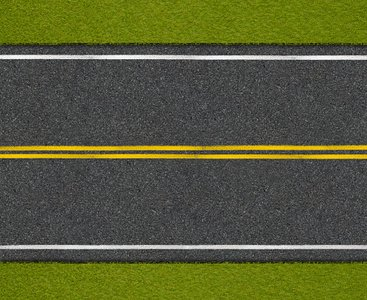
#> input picture input/road.png, 367 x 300 px
$ python 'Hough Transform.py'
#> lines starting #> are read from the running program, lines starting #| are printed output that depends on the picture; after the words box and inside, x2 and y2 are one past the last pixel; in counts of white or black regions, pixels touching at a corner belong together
# -*- coding: utf-8 -*-
"""
Created on Tue Nov 17 21:39:46 2020

@author: Abdullah Hamza Şahin
"""


import numpy as np
import cv2

def hough_lines_acc(img, RhoResolution, ThetaResolution):

    h, w = img.shape
    max_d = np.ceil(np.sqrt(h*h + w*w))
    rhos = np.arange(-max_d, max_d + 1, RhoResolution)
    thetas = np.deg2rad(np.arange(-90, 90, ThetaResolution))

    H = np.zeros((len(rhos), len(thetas)), dtype=np.uint64)
    y_p, x_p = np.nonzero(img)

    for i in range(len(x_p)):
        x = x_p[i]
        y = y_p[i]

        for j in range(len(thetas)):
            rho = int((x * np.cos(thetas[j]) + y * np.sin(thetas[j])) +max_d )
            if rho < len(rhos):
                H[rho, j] += 1

    return H, rhos, thetas


def hough_peaks(H, n, th):
    h_t = H.copy()
    ind = []
    for i in range(n):
        t = np.unravel_index(h_t.argmax(), h_t.shape)
        if(h_t[t]>th):
            ind.append(t)
        h_t[t] = 0
    return ind


def hough_lines_draw(img, ind, rhos, thetas):

    for i in range(len(ind)):
        rho = rhos[ind[i][0]]
        theta = thetas[ind[i][1]]
        x0 = np.cos(theta) * rho
        y0 = np.sin(theta) * rho

        x1 = int( x0 + 367 * ( -np.sin(theta) ) )
        y1 = int( y0 + 367 * ( np.cos(theta) ) )
        x2 = int( x0 - 367 * ( -np.sin(theta) ) )
        y2 = int( y0 - 367 * ( np.cos(theta) ) )

        cv2.line(img, (x1, y1), (x2, y2), (255, 0, 0), 2)


img = cv2.imread('input/road.png')
#> img is the input picture: shape (300, 367, 3); mean B, G, R 56, 90.9, 86.8
img_gray = cv2.cvtColor(img, cv2.COLOR_RGB2GRAY)
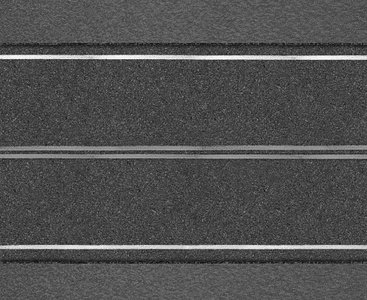
#> img_gray: shape (300, 367); min 8, max 255, mean 79.8

edge_img = cv2.Canny(img_gray, 100, 200)
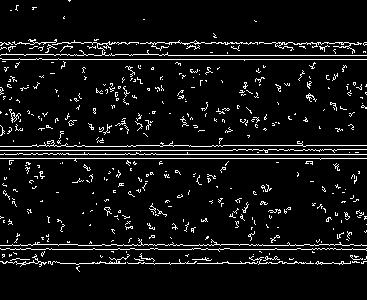
#> edge_img: shape (300, 367); 6.8% white in thin lines or dots


H, rhos, thetas = hough_lines_acc(edge_img,1,5)
#> in hough_lines_acc, `y_p, x_p = np.nonzero(img)`: y_p = 7521 values from 0 to 271; x_p = 7521 values, max 366 at index 267, min 0 at index 76, mean 178.4
#> the loop in hough_lines_acc, `for i in range(len(x_p)):` made 7521 passes
#> (x, y) on passes 1 to 3: (68, 0), (69, 0), (70, 0)
#> after the loop in hough_lines_acc, `for i in range(len(x_p)):`:
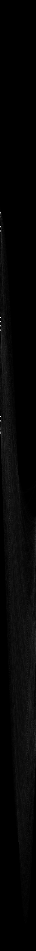
#> H: shape (951, 36) uint64; min 0, max 366, mean 7.9; drawn with min black and max white
#> rhos = 951 values from -475 to 475; thetas = 36 values from -1.57 to 1.48
ind = hough_peaks(H, 5,200)
#> the loop in hough_peaks, `for i in range(n):` made 5 passes
#> t on passes 1 to 5: (317, 0), (416, 0), (321, 0), (226, 0), (325, 0)
#> after the loop in hough_peaks, `for i in range(n):`: h_t: shape (951, 36) uint64; 0.01% of pixels changed, all inside (x1, y1, x2, y2) = (0, 226, 1, 417)
#> after the loop in hough_peaks, `for i in range(n):`: ind = [(317, 0), (416, 0), (321, 0), (226, 0), (325, 0)]
#> ind = [(317, 0), (416, 0), (321, 0), (226, 0), (325, 0)]
hough_lines_draw(img, ind, rhos, thetas)
#> the loop in hough_lines_draw, `for i in range(len(ind)):` made 5 passes
#> (rho, x0, y0, y1, y2) on passes 1 to 5: (-158, -9.67e-15, 158, 158, 157), (-59, -3.61e-15, 59, 59, 58), (-154, -9.43e-15, 154, 154, 153), (-249, -1.52e-14, 249, 249, 248), (-150, -9.18e-15, 150, 150, 149)
#> after the loop in hough_lines_draw, `for i in range(len(ind)):`:
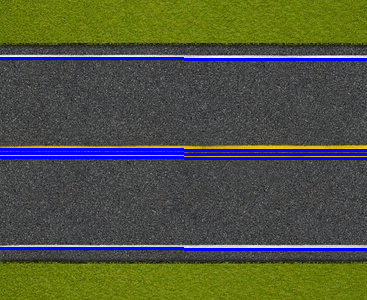
#> img: shape (300, 367, 3); mean B, G, R 64.4, 83.8, 79

cv2.imwrite("output/out.png",img)
cv2.imshow("Hough_Transform", img)

cv2.waitKey(0)
cv2.destroyAllWindows()
